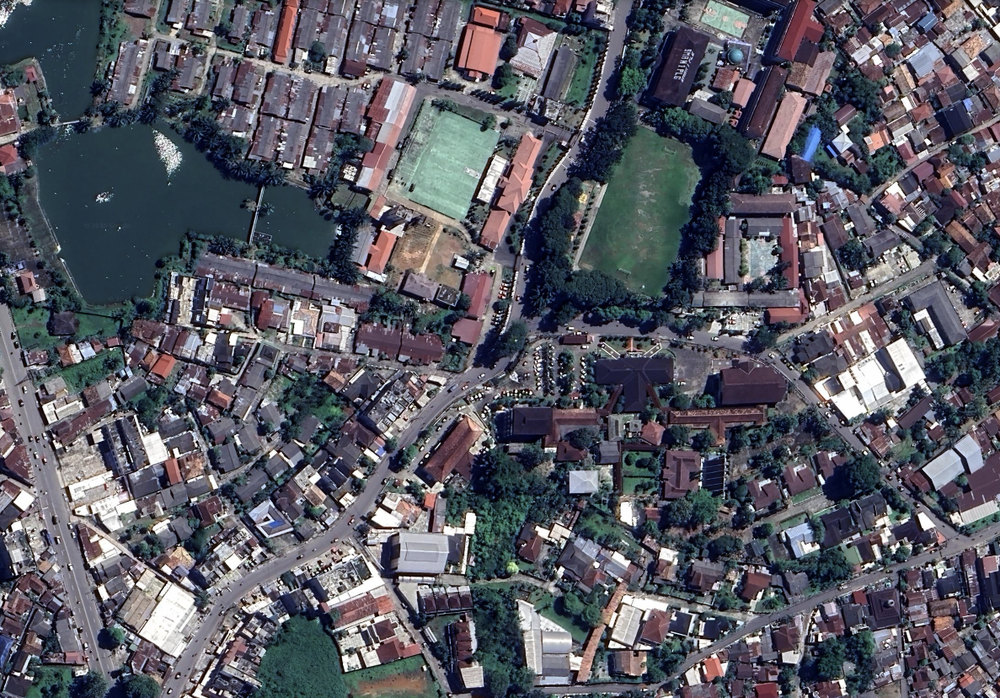
#> input picture Screenshot 2025-04-15 185021.png, 1000 x 698 px, shrunk from 1187 x 828 before the run
$ python citra.py
#> lines starting #> are read from the running program, lines starting #| are printed output that depends on the picture; after the words box and inside, x2 and y2 are one past the last pixel; in counts of white or black regions, pixels touching at a corner belong together
import cv2
import numpy as np
import matplotlib.pyplot as plt

# Load image
img = cv2.imread("Screenshot 2025-04-15 185021.png")
#> img is the input picture: shape (698, 1000, 3); mean B, G, R 99, 89.2, 88.7
if img is None:
    raise FileNotFoundError("Image not found. Pastikan path sudah benar.")
# Convert to RGB
img_rgb = cv2.cvtColor(img, cv2.COLOR_BGR2RGB)

# Display original image
plt.figure(figsize=(6,6))
plt.imshow(img_rgb)
plt.title("Original Image")
plt.axis("off")
plt.show()


plt.figure(figsize=(8,4))
for i, col in enumerate(['r','g','b']):
    hist = cv2.calcHist([img_rgb],[i],None,[256],[0,256])
    plt.plot(hist, label=col)
plt.title("Histogram Before Equalization")
plt.xlabel("Pixel Value")
plt.ylabel("Frequency")
plt.legend()
plt.show()
#> figure, not shown here; curve peaks at x = 38, y = 10012; curve peaks at x = 56, y = 8422; curve peaks at x = 67, y = 11591


# Konversi ke YUV dan equalize channel Y
img_yuv = cv2.cvtColor(img, cv2.COLOR_BGR2YUV)
#> img_yuv: shape (698, 1000, 3); mean of channels 0, 1, 2 90.2, 132.2, 126.7
img_yuv[:,:,0] = cv2.equalizeHist(img_yuv[:,:,0])
#> img_yuv: shape (698, 1000, 3); mean of channels 0, 1, 2 128, 132.2, 126.7
equalized_color = cv2.cvtColor(img_yuv, cv2.COLOR_YUV2RGB)
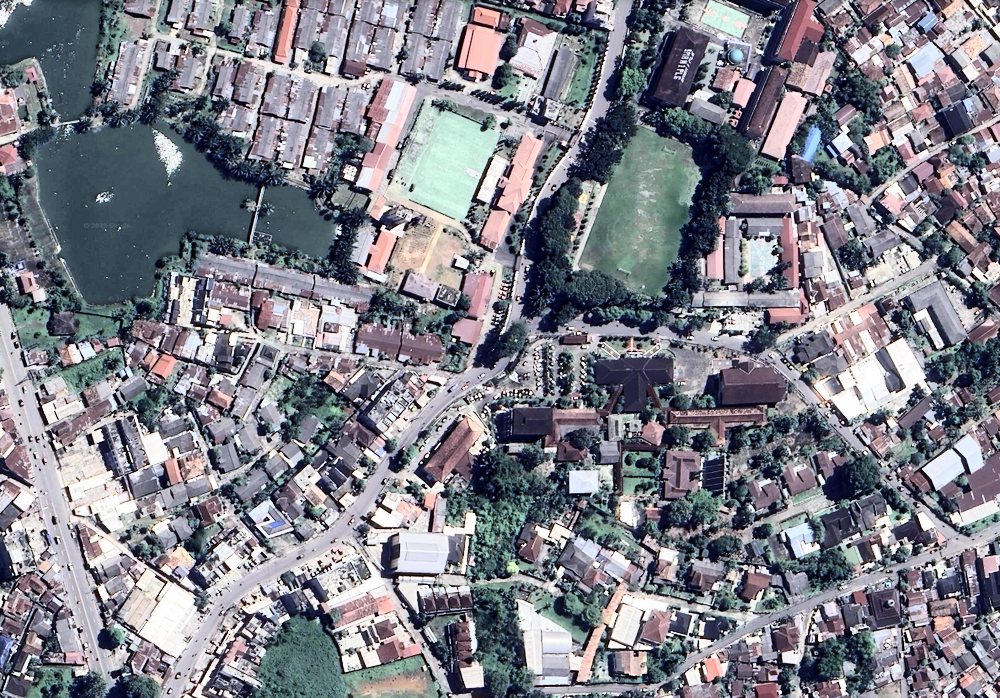
#> equalized_color: shape (698, 1000, 3); mean R, G, B 126.5, 127.1, 136.4

# Display result
plt.figure(figsize=(6,6))
plt.imshow(equalized_color)
plt.title("Equalized Image (Color)")
plt.axis("off")
plt.show()

# ## Histogram After Equalization

plt.figure(figsize=(8,4))
for i, col in enumerate(['r','g','b']):
    hist = cv2.calcHist([equalized_color],[i],None,[256],[0,256])
    plt.plot(hist, label=col)
plt.title("Histogram After Equalization")
plt.xlabel("Pixel Value")
plt.ylabel("Frequency")
plt.legend()
plt.show()
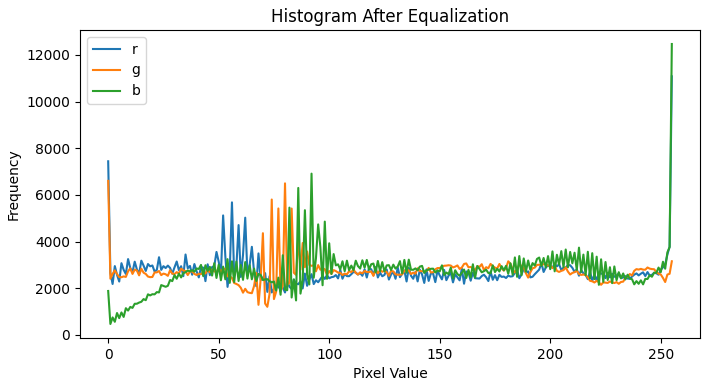
#> figure drawn by matplotlib, 1 panel; curve peaks at x = 255, y = 11082; curve peaks at x = 0, y = 6604; curve peaks at x = 255, y = 12467

# ## Analisis Pola Vegetasi (Excess Green Index)
# Menggunakan indeks ExG = 2G - R - B untuk menyorot area vegetasi pada citra RGB.

# Split channels
r, g, b = cv2.split(img_rgb)
# Hitung ExG
exg = 2 * g.astype(np.float32) - r.astype(np.float32) - b.astype(np.float32)
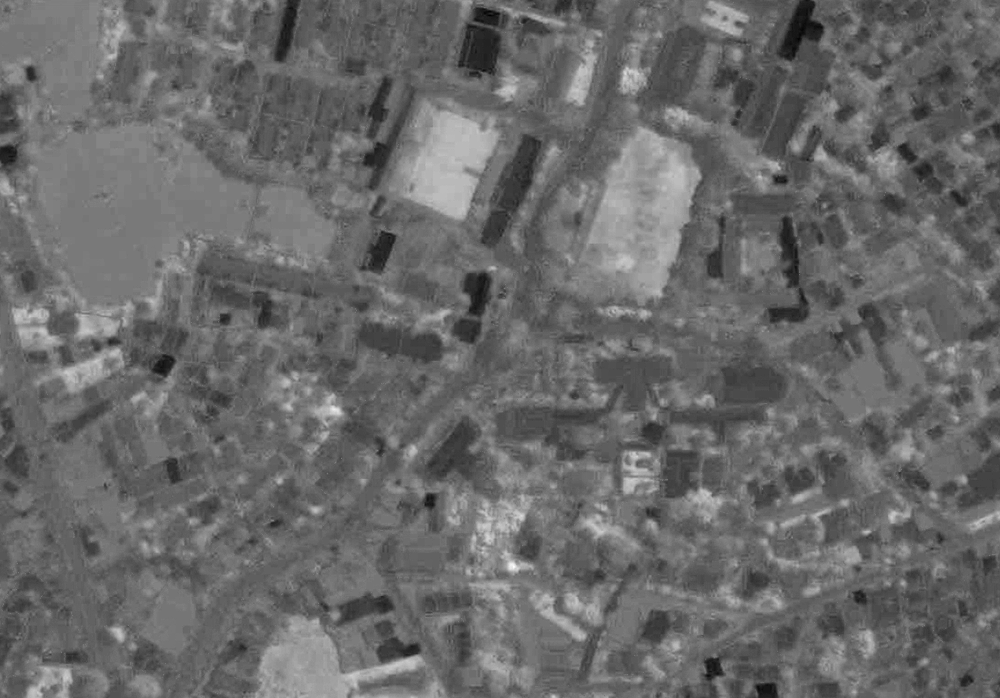
#> exg: shape (698, 1000) float32; min -93, max 109, mean -9.4; drawn with min black and max white
# Normalisasi ke rentang 0-1
exg_norm = cv2.normalize(exg, None, 0, 1, cv2.NORM_MINMAX)
# Threshold untuk menghasilkan mask vegetasi
_, veg_mask = cv2.threshold((exg_norm*255).astype(np.uint8), 128, 255, cv2.THRESH_BINARY)
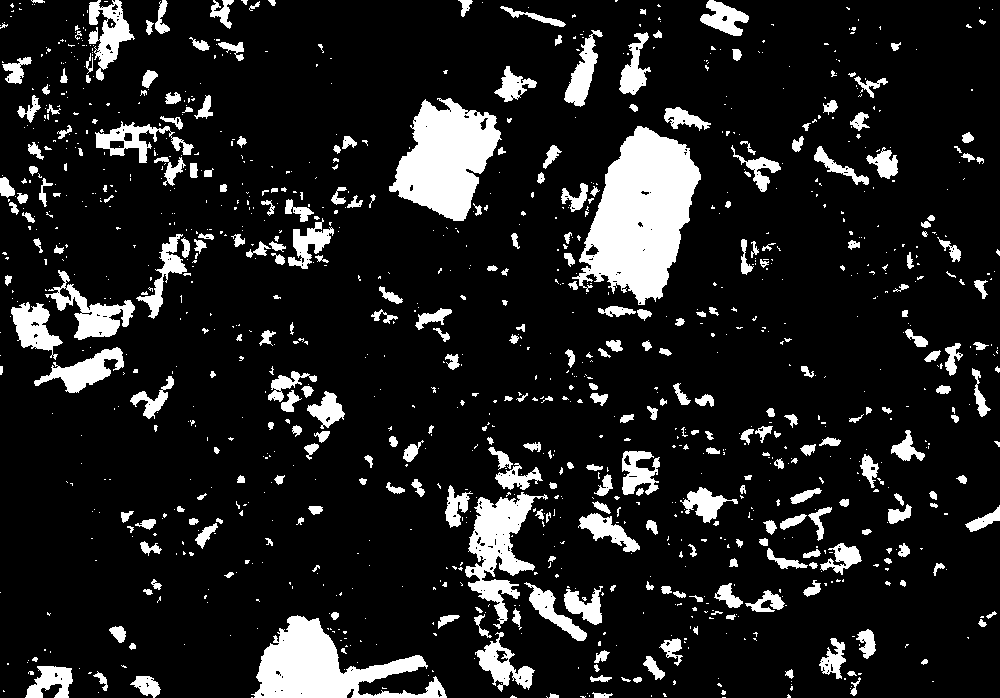
#> veg_mask: shape (698, 1000); 13% white; 1162 white regions (842 under 20 px), largest, box (x1, y1, x2, y2) and area: (572, 126, 701, 305) 13271, (389, 98, 502, 221) 8249, (251, 615, 447, 698) 7341

# Tampilkan indeks ExG dan mask
fig, ax = plt.subplots(1,2, figsize=(12,6))
ax[0].imshow(exg_norm, cmap='Greens')
ax[0].set_title('Excess Green (ExG) Index')
ax[0].axis('off')
ax[1].imshow(veg_mask, cmap='gray')
ax[1].set_title('Vegetation Mask (Threshold)')
ax[1].axis('off')
plt.show()

# Overlay mask pada citra
overlay = img_rgb.copy()
overlay[veg_mask==255] = [0,255,0]  # hijau terang
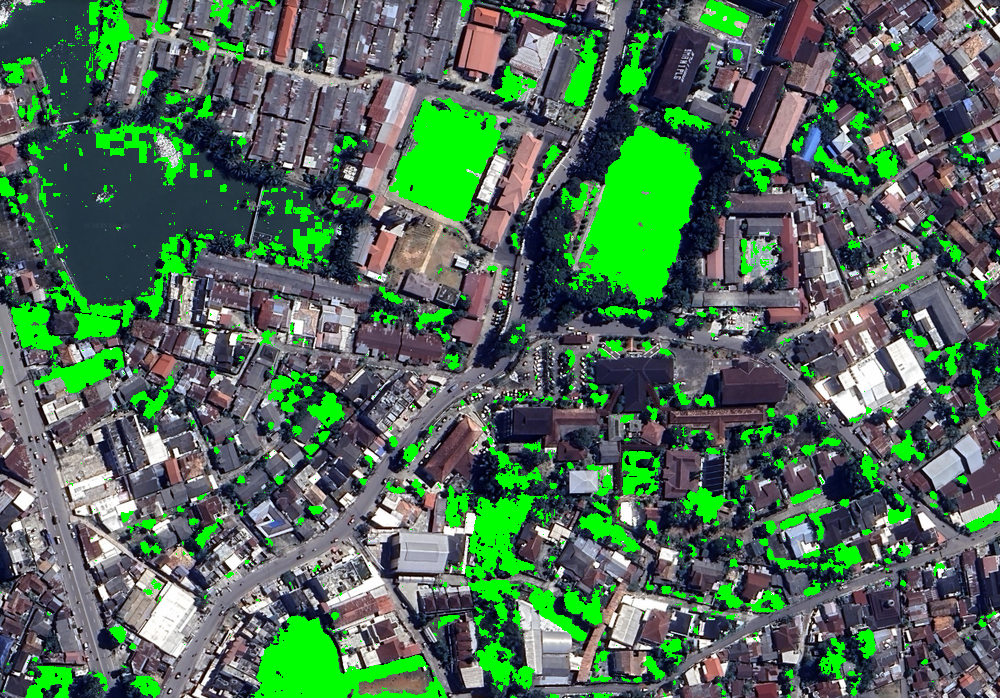
#> overlay: shape (698, 1000, 3); mean R, G, B 79.4, 109.9, 86.9
plt.figure(figsize=(6,6))
plt.imshow(overlay)
plt.title('Vegetation Overlay')
plt.axis('off')
plt.show()


# Konversi ke L*a*b*
img_lab = cv2.cvtColor(img, cv2.COLOR_BGR2LAB)
#> img_lab: shape (698, 1000, 3); mean of channels 0, 1, 2 95, 130.5, 122.3
# Reshape ke vektor piksel
pixel_values = img_lab.reshape((-1,3)).astype(np.float32)
# Kriteria dan jumlah klaster
criteria = (cv2.TERM_CRITERIA_EPS + cv2.TERM_CRITERIA_MAX_ITER, 100, 0.2)
k = 4
# Terapkan K-means
_, labels, centers = cv2.kmeans(pixel_values, k, None, criteria, 10, cv2.KMEANS_RANDOM_CENTERS)
#> centers = [[203, 129.2, 126.7], [128.1, 131.3, 124.1], [72.73, 129.4, 121.3], [22.3, 131.8, 119]]
# Konversi pusat klaster ke uint8 dan reshape
centers = np.uint8(centers)
#> centers = [[203, 129, 126], [128, 131, 124], [72, 129, 121], [22, 131, 118]]
segmented = centers[labels.flatten()]
segmented_image = segmented.reshape(img.shape)
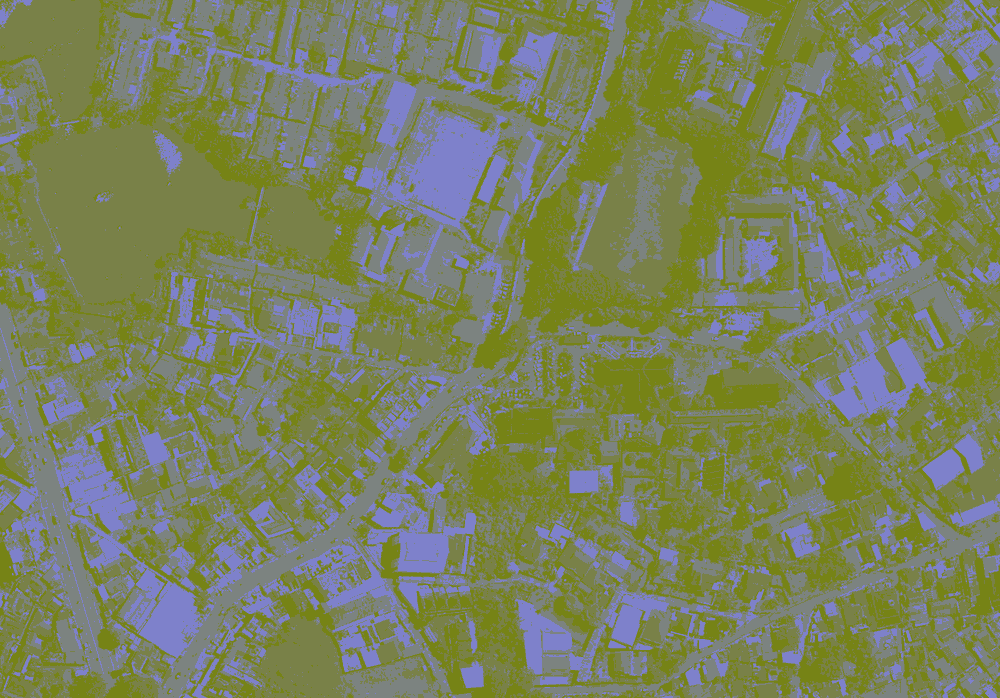
#> segmented_image: shape (698, 1000, 3); mean B, G, R 94.6, 130, 121.9
# Konversi ke RGB untuk tampilkan
segmented_rgb = cv2.cvtColor(segmented_image, cv2.COLOR_LAB2RGB)
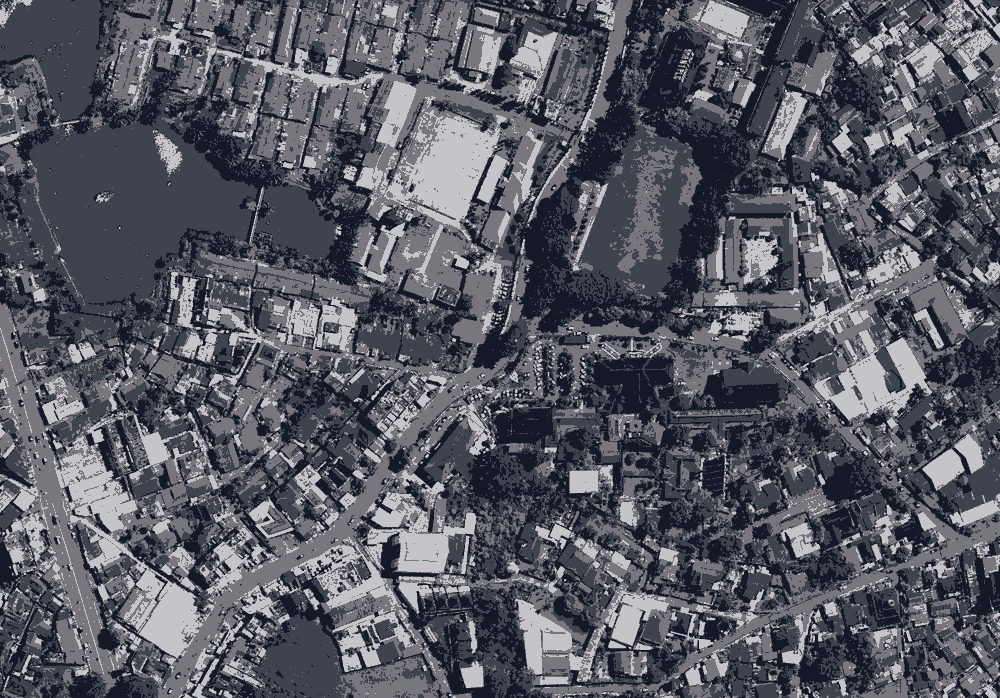
#> segmented_rgb: shape (698, 1000, 3); mean R, G, B 88.3, 89.6, 99.1

# Tampilkan hasil segmentasi
plt.figure(figsize=(6,6))
plt.imshow(segmented_rgb)
plt.title(f'Segmented Image (k={k})')
plt.axis('off')
plt.show()
